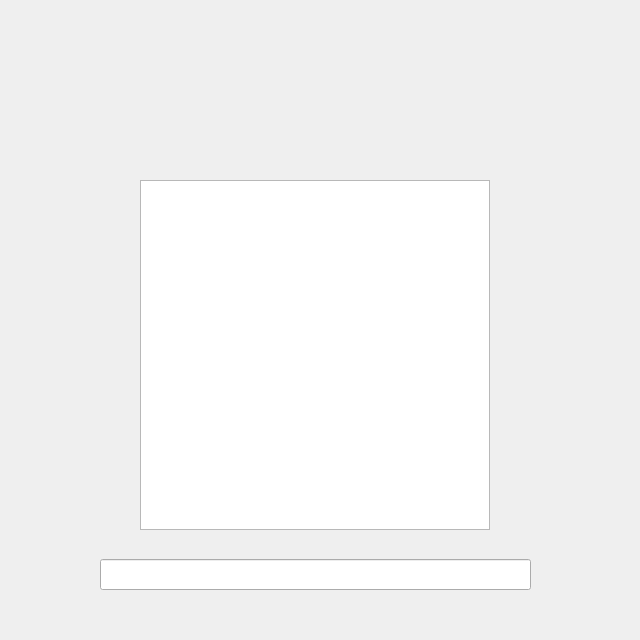
<?xml version="1.0" encoding="UTF-8"?>
<ui version="4.0">
 <class>Dialog</class>
 <widget class="QDialog" name="Dialog">
  <property name="geometry">
   <rect>
    <x>0</x>
    <y>0</y>
    <width>640</width>
    <height>640</height>
   </rect>
  </property>
  <property name="windowTitle">
   <string>Dialog</string>
  </property>
  <widget class="QGraphicsView" name="graphicsView">
   <property name="geometry">
    <rect>
     <x>140</x>
     <y>180</y>
     <width>350</width>
     <height>350</height>
    </rect>
   </property>
   <property name="mouseTracking">
    <bool>false</bool>
   </property>
  </widget>
  <widget class="QLineEdit" name="lineEdit">
   <property name="geometry">
    <rect>
     <x>100</x>
     <y>559</y>
     <width>431</width>
     <height>31</height>
    </rect>
   </property>
  </widget>
  <widget class="QPushButton" name="pushButton">
   <property name="geometry">
    <rect>
     <x>456</x>
     <y>559</y>
     <width>75</width>
     <height>31</height>
    </rect>
   </property>
   <property name="cursor">
    <cursorShape>PointingHandCursor</cursorShape>
   </property>
   <property name="text">
    <string/>
   </property>
   <property name="icon">
    <iconset>
     <normaloff>send2.png</normaloff>send2.png</iconset>
   </property>
   <property name="iconSize">
    <size>
     <width>75</width>
     <height>31</height>
    </size>
   </property>
   <property name="flat">
    <bool>true</bool>
   </property>
  </widget>
  <widget class="QPushButton" name="pushButton_2">
   <property name="geometry">
    <rect>
     <x>140</x>
     <y>130</y>
     <width>91</width>
     <height>31</height>
    </rect>
   </property>
   <property name="cursor">
    <cursorShape>PointingHandCursor</cursorShape>
   </property>
   <property name="text">
    <string/>
   </property>
   <property name="icon">
    <iconset>
     <normaloff>buton_indir1.png</normaloff>buton_indir1.png</iconset>
   </property>
   <property name="iconSize">
    <size>
     <width>91</width>
     <height>31</height>
    </size>
   </property>
   <property name="flat">
    <bool>true</bool>
   </property>
  </widget>
  <widget class="QPushButton" name="pushButton_3">
   <property name="geometry">
    <rect>
     <x>260</x>
     <y>130</y>
     <width>91</width>
     <height>31</height>
    </rect>
   </property>
   <property name="cursor">
    <cursorShape>PointingHandCursor</cursorShape>
   </property>
   <property name="text">
    <string/>
   </property>
   <property name="icon">
    <iconset>
     <normaloff>buton_random.png</normaloff>buton_random.png</iconset>
   </property>
   <property name="iconSize">
    <size>
     <width>91</width>
     <height>31</height>
    </size>
   </property>
   <property name="flat">
    <bool>true</bool>
   </property>
  </widget>
 </widget>
 <resources>
  <include location="../../Downloads/göndertusu.jpg"/>
 </resources>
 <connections/>
</ui>
